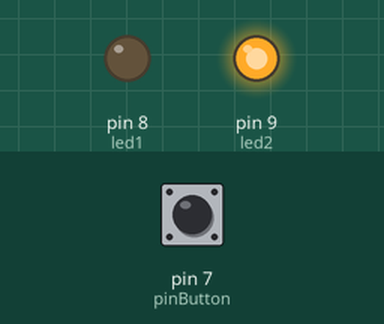
Recording of a sketch running on a simulated Arduino Uno, built with avr-gcc and run on an emulated ATmega328P. Shown: output pins drawn as LEDs (lit = HIGH). The inputs (shaded band) are chosen by the test bench; at power-on: pin 7 (pinButton) LOW.

Above: at 1.2 s.
1.3 s: pin 7 (pinButton) pulled HIGH for 0.15 s
At 1.37 s:
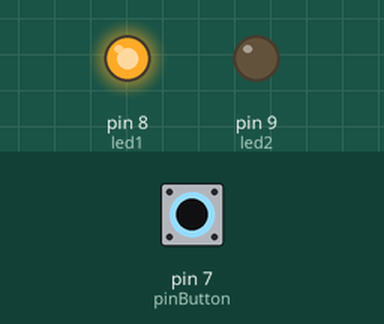
2.9 s: pin 7 (pinButton) pulled HIGH for 3.2 s
At 6.9 s:
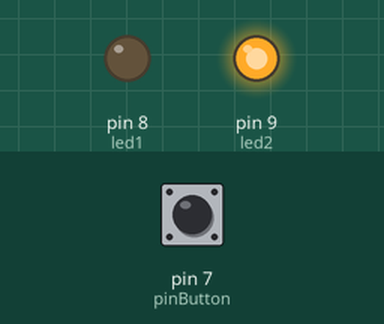
Timing chart, 0 to 8.4 s (numbered marks = the images above; inputs shaded):
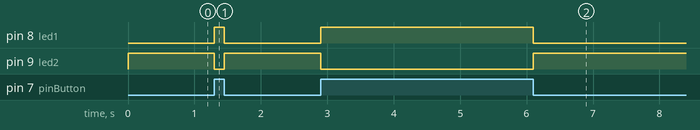

The sketch:

16.52.ino
```cpp
int led1 = 8;
int led2 = 9;
int blinkTime11 = 200;
int blinkTime12 = 200;
int blinkTime21 = 200;
int blinkTime22 = 200;
int pinButton = 7;

void setup() {
  pinMode(led1, OUTPUT);
  pinMode(led2, OUTPUT);
}

void loop() {
  if(digitalRead(pinButton) == HIGH){
    digitalWrite(led2, LOW);
    digitalWrite(led1, HIGH);
  }else{
    digitalWrite(led2, HIGH);
    digitalWrite(led1, LOW);
  }
}
```

Measured:
- after the input at 1.3 s, pin 8 (led1): LOW → HIGH at once, → LOW 0.15 s later; pin 9 (led2): HIGH → LOW at once, → HIGH 0.15 s later
- after the input at 2.9 s, pin 8 (led1): LOW → HIGH at once, → LOW 3.2 s later; pin 9 (led2): HIGH → LOW at once, → HIGH 3.2 s later
